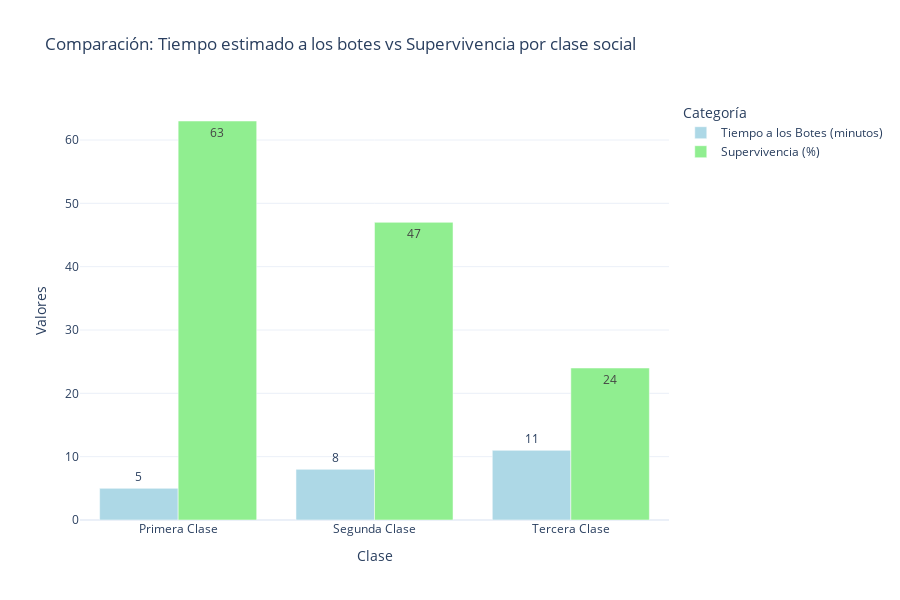

Source (notebook cell):
### Code cell
clases = ["Primera Clase", "Segunda Clase", "Tercera Clase"]
tiempo_a_botes_minutos = [5, 8, 11] # Tiempo en minutos que tardaron en llegar a los botes
supervivencia_por_clase = [63, 47, 24] # Porcentaje de supervivencia por clase

fig = go.Figure()  # Creamos un gráfico de barras apiladas
fig.add_trace(go.Bar(
    x=clases,
    y=tiempo_a_botes_minutos,
    name='Tiempo a los Botes (minutos)',
    marker_color='lightblue',
    text=tiempo_a_botes_minutos,
    textposition='outside',   
    hovertemplate='Clase: %{x}<br>Tiempo a los Botes: %{y} minutos',
))

fig.add_trace(go.Bar(       #Añadimos una segunda barra.
    x=clases,
    y=supervivencia_por_clase,
    name='Supervivencia (%)',
    marker_color='lightgreen',
    text=supervivencia_por_clase,
    textposition='auto',
    hovertemplate='Clase: %{x}<br>Porcentaje de Supervivencia: %{y}%',
))

fig.update_layout(        #Actualizamos el layout.
    barmode='group',
    title='Comparación: Tiempo estimado a los botes vs Supervivencia por clase social',
    xaxis_title='Clase',
    yaxis_title='Valores',
    height=600,
    width=900,
    template='plotly_white',
    legend_title='Categoría',
)

fig.show()

### Figure 1 — Plotly figure (JSON) as saved in the notebook; plotly's stock layout.template omitted (floating-point values rounded to 4 significant figures)
{"data": [{"hovertemplate": "Clase: %{x}<br>Tiempo a los Botes: %{y} minutos", "marker": {"color": "lightblue"}, "name": "Tiempo a los Botes (minutos)", "text": ["5", "8", "11"], "textposition": "outside", "type": "bar", "x": ["Primera Clase", "Segunda Clase", "Tercera Clase"], "y": [5, 8, 11]}, {"hovertemplate": "Clase: %{x}<br>Porcentaje de Supervivencia: %{y}%", "marker": {"color": "lightgreen"}, "name": "Supervivencia (%)", "text": ["63", "47", "24"], "textposition": "auto", "type": "bar", "x": ["Primera Clase", "Segunda Clase", "Tercera Clase"], "y": [63, 47, 24]}], "layout": {"barmode": "group", "height": 600, "legend": {"title": {"text": "Categoría"}}, "title": {"text": "Comparación: Tiempo estimado a los botes vs Supervivencia por clase social"}, "width": 900, "xaxis": {"title": {"text": "Clase"}}, "yaxis": {"title": {"text": "Valores"}}}}
